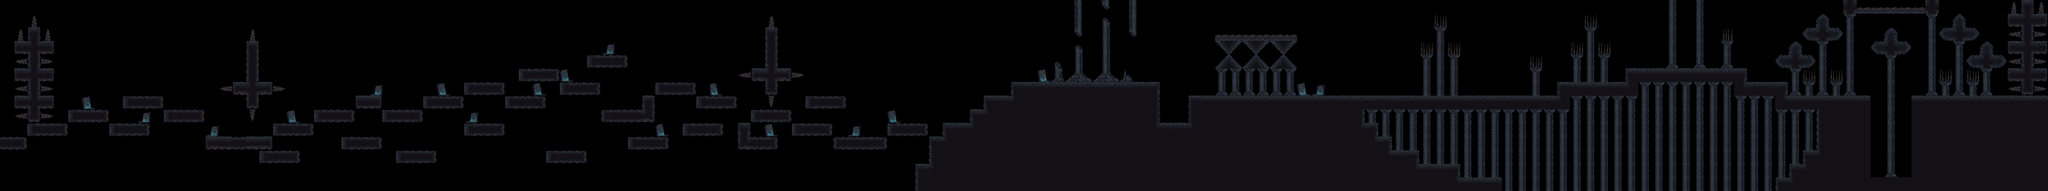

Rendered tile map (Tiled .tmx) drawn with the repository's tilesets; below, a short description and the map source with its tile grids summarised:
An orthogonal 150x14 tile map with 32x32 px tiles, 2 tile layers (Base, Decor), 2 tilesets and 21 objects (20x points, zone).

<map version="1.10" tiledversion="1.11.0" orientation="orthogonal" renderorder="right-down" width="150" height="14" tilewidth="32" tileheight="32" infinite="0" nextlayerid="4" nextobjectid="22">
 <tileset firstgid="1" name="tileset3" tilewidth="32" tileheight="32" tilecount="153" columns="17">
  <image source="img/tileset3.png" width="544" height="288" />
 </tileset>
 <tileset firstgid="154" name="tileset3" tilewidth="32" tileheight="32" tilecount="153" columns="17">
  <image source="img/tileset3.png" width="544" height="288" />
 </tileset>
 <layer id="1" name="Base" width="150" height="14">
  <data>[2100 cells, 729 non-empty, 31 distinct tile ids]</data>
 </layer>
 <layer id="3" name="Decor" width="150" height="14">
  <data>[2100 cells, 212 non-empty, 35 distinct tile ids]</data>
 </layer>
 <objectgroup id="2" name="Objects">
  <object id="1" name="spawnpoint" type="points" x="352" y="136">
   <point />
  </object>
  <object id="2" name="teleport" type="zone" x="4379" y="364" width="106" height="60" />
  <object id="3" name="b_fire" type="points" x="576" y="322">
   <point />
  </object>
  <object id="4" name="b_fire" type="points" x="864" y="322">
   <point />
  </object>
  <object id="5" name="b_fire" type="points" x="1215.5" y="224.5">
   <point />
  </object>
  <object id="6" name="b_fire" type="points" x="1264.5" y="161">
   <point />
  </object>
  <object id="7" name="b_fire" type="points" x="1631.5" y="289.5">
   <point />
  </object>
  <object id="8" name="b_fire" type="points" x="1807.5" y="257.5">
   <point />
  </object>
  <object id="9" name="b_fire" type="points" x="2047.5" y="323">
   <point />
  </object>
  <object id="10" name="b_fire" type="points" x="2688" y="192.5">
   <point />
  </object>
  <object id="11" name="b_fire" type="points" x="3168.5" y="224">
   <point />
  </object>
  <object id="12" name="b_fire" type="points" x="3489" y="226">
   <point />
  </object>
  <object id="13" name="b_fire" type="points" x="3850.5" y="160.5">
   <point />
  </object>
  <object id="14" name="b_fire" type="points" x="4132.5" y="193">
   <point />
  </object>
  <object id="15" name="enemy" type="points" x="1459.33" y="218.167">
   <point />
  </object>
  <object id="16" name="enemy" type="points" x="2300.67" y="168.333">
   <point />
  </object>
  <object id="17" name="enemy" type="points" x="2630.67" y="134.666">
   <point />
  </object>
  <object id="18" name="enemy" type="points" x="3085.33" y="111.333">
   <point />
  </object>
  <object id="19" name="enemy" type="points" x="3580" y="124">
   <point />
  </object>
  <object id="20" name="enemy" type="points" x="3955.33" y="45.3333">
   <point />
  </object>
  <object id="21" name="b_fire" type="points" x="2752" y="288">
   <point />
  </object>
 </objectgroup>
</map>
